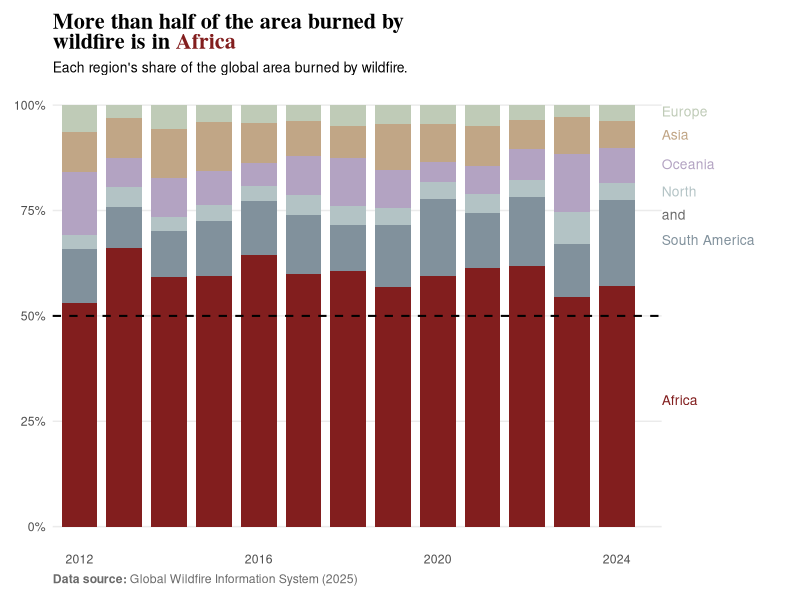
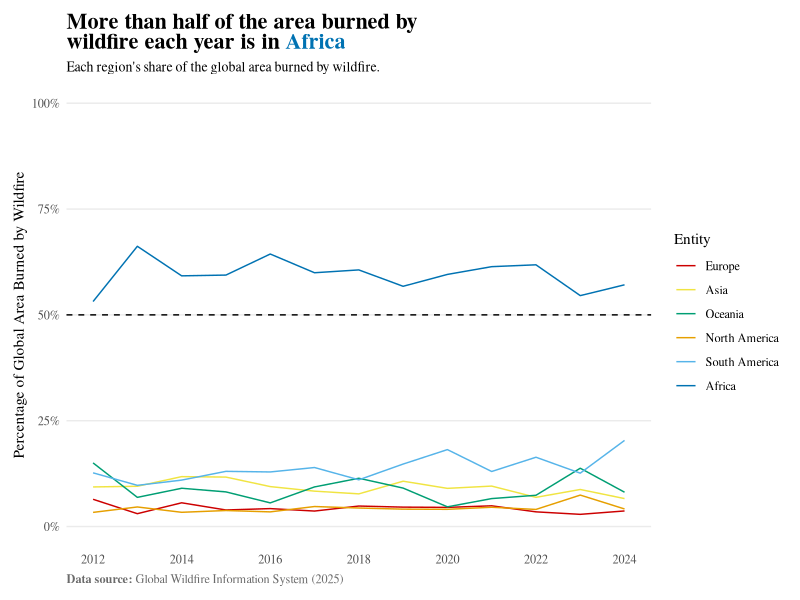

The R source for these figures, in order:
install.packages("ggtext")
library(here)
library(tidyverse)
library(ggtext)

wildfire <- read_csv(here("data","annual-area-burnt-by-wildfires.csv"))

wildfire_clean <- wildfire %>%
  filter(Entity %in% c("North America", "South America", "Asia", "Europe", "Africa", "Oceania")) %>%
  filter(2012 <= Year & 2024 >= Year) %>%
  rename(area_ha = "Annual area burnt by wildfires")

wildfire_clean$Entity <- factor(wildfire_clean$Entity, 
                                levels = c("Europe", 
                                           "Asia", 
                                           "Oceania", 
                                           "North America", 
                                           "South America", "Africa"))

wildfire_clean <- wildfire_clean %>%
  group_by(Year)%>%
  mutate(area_pct = area_ha/sum(area_ha))%>%
  ungroup()

gg_labels <- tibble(
  Entity = c("Europe", "Asia", "Oceania", "North", "and", "South America", "Africa"),
              x = 14,
              y = c(.985, .93, .86, .795, .74, .68, .30), 
  color = c("#BFCBB7", "#C1A686", "#B3A3C2", "#b3c3c5", "#6B6B6B", "#81919c", "#821E1E"))


ggplot(wildfire_clean, aes(x = factor(Year), y = area_pct, fill = Entity)) +
  geom_bar(stat = "identity", width = 0.8) +
  scale_y_continuous(labels = scales::percent_format()) +
  scale_x_discrete(breaks = seq(min(wildfire_clean$Year), max(wildfire_clean$Year), by = 4)) +
  scale_fill_manual(values = c(
    "Africa" = "#821E1E",
    "North America" = "#b3c3c5",
    "South America" = "#81919c",
    "Oceania" = "#B3A3C2",
    "Asia" = "#C1A686",
    "Europe" = "#BFCBB7"
  )) +
  geom_hline(yintercept = 0.5, linetype = "dashed", color = "black", linewidth = 0.7) +
  labs(
    title = "More than half of the area burned by<br><b>wildfire is in <span style='color:#821E1E'>Africa</span></b>",
    subtitle = "Each region's share of the global area burned by wildfire.",
    x = NULL,
    y = NULL,
    fill = NULL,
    caption = "**Data source:** Global Wildfire Information System (2025)"
  ) +
  geom_text(data = gg_labels, aes(x = x, y = y, label = Entity, hjust = 0, color = color), size = 3.5) +
  scale_color_identity() +
  theme_minimal() +
  coord_cartesian(clip = "off") +
  theme(
    legend.position = "none",
    plot.title = ggtext::element_markdown(family = "serif", face = "bold", size = 16),
    panel.grid.major.x = element_blank(),
    panel.grid.minor = element_blank(),
    plot.caption = ggtext::element_markdown(hjust = 0, color = "#6B6B6B"),
    plot.subtitle = element_text(size = 10),
    plot.margin = margin(t = 10, r = 100, b = 10, l = 10, unit = "pt")
  ) 

?theme

ggplot(wildfire_clean) +
  geom_line(aes(x = Year, y = area_pct, color = Entity)) +
  scale_x_continuous(breaks = seq(min(wildfire_clean$Year), max(wildfire_clean$Year), by = 2)) +
  scale_y_continuous(labels = scales::percent_format(), limits = c(0, 1)) +
  scale_color_manual(values = c(
    "Africa" = "#0072B2",
    "North America" = "#E69F00",
    "South America" = "#56B4E9",
    "Oceania" = "#009E73",
    "Asia" = "#F0E442",
    "Europe" = "#CC0000"
  )) +
  geom_hline(yintercept = 0.5, linetype = "dashed", color = "black", linewidth = 0.5)+
  labs(
    title = "More than half of the area burned by<br><b>wildfire each year is in <span style='color:#0072B2'>Africa</span></b>",
    subtitle = "Each region's share of the global area burned by wildfire.",
    x = NULL,
    y = "Percentage of Global Area Burned by Wildfire",
    fill = NULL,
    caption = "**Data source:** Global Wildfire Information System (2025)"
  ) +
  theme_minimal(base_family = "serif") +
  theme(
    legend.position = "right",
    plot.title = ggtext::element_markdown(family = "serif", face = "bold", size = 16),
    panel.grid.major.x = element_blank(),
    panel.grid.minor = element_blank(),
    plot.caption = ggtext::element_markdown(hjust = 0, color = "#6B6B6B"),
    plot.subtitle = element_text(size = 10),
    plot.margin = margin(t = 10, r = 10, b = 10, l = 10, unit = "pt")
  )
